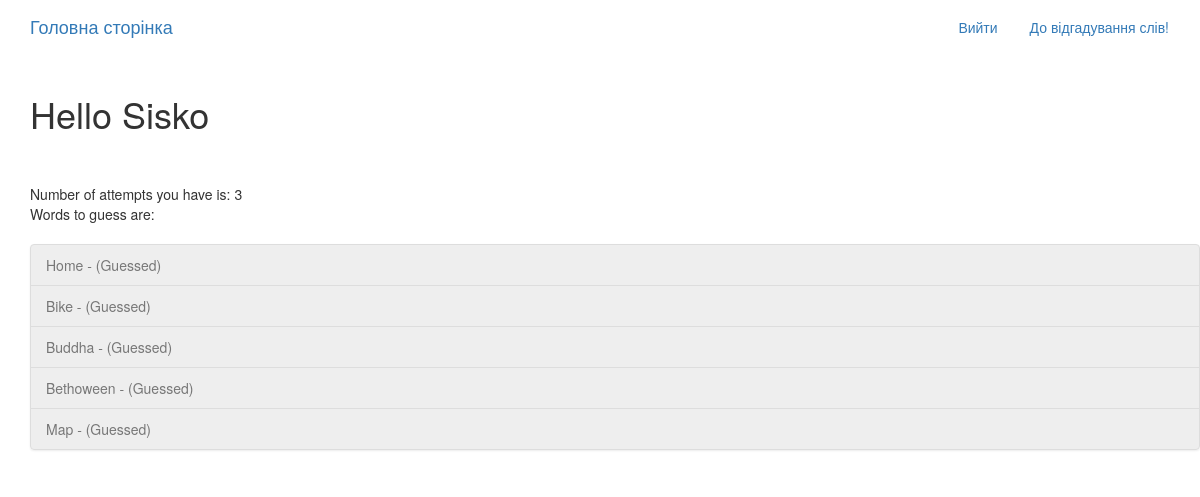
The page /game/user_words/6/ (signed in) on the database as committed earlier.
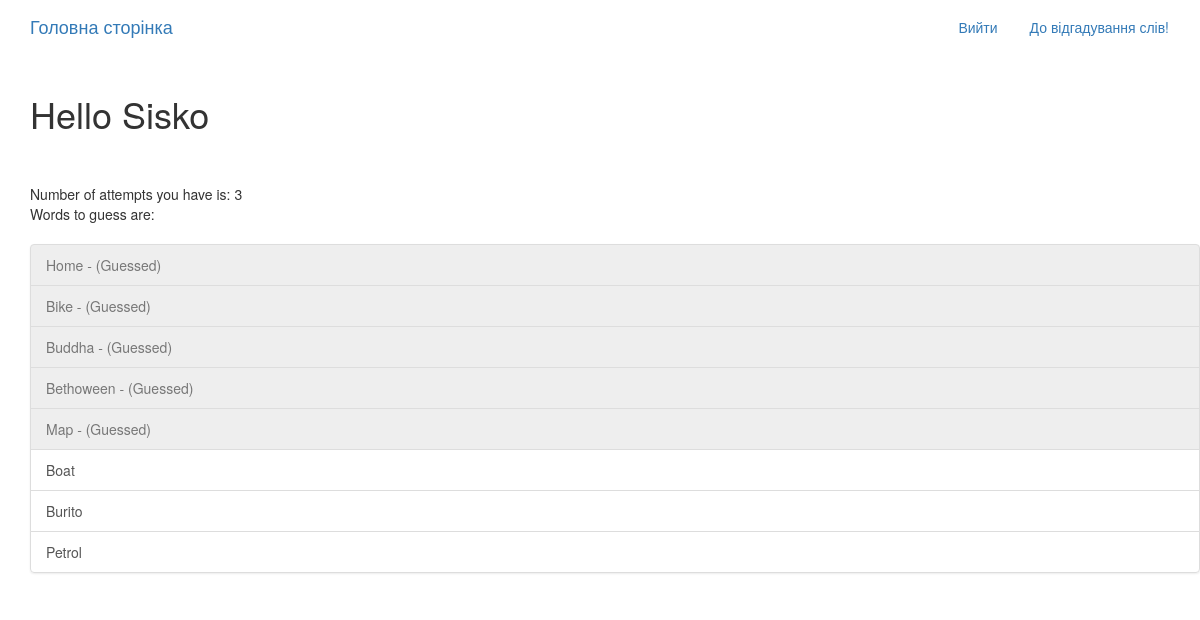
The same page on the database as committed later.
### game_app/models.py (models this page shows, shortened)
class Profile(models.Model):
    user = models.OneToOneField(User, on_delete=models.CASCADE)
    number_of_attempts_to_guess = models.IntegerField(default=3)
    masked_word = models.CharField(max_length=100, blank=True, null=True)
    number_of_letter = models.IntegerField(null=True, blank=True)
    letter = models.CharField(max_length=1, blank=True, null=True)

class Word(models.Model):
    word = models.TextField()
    description = models.TextField()

### game_app/views.py (the view)
# urls.py: path('user_words/<int:pk>/', views.UserWords.as_view(), name='user_profile_detail'),
class UserWords(generic.DetailView):
    model = Profile
    template_name = 'game_app/user_words.html'  # Create an HTML template to display the list of groups
    context_object_name = 'profile'
    def get_context_data(self, **kwargs):
        context = super().get_context_data(**kwargs)
        context['words'] = Word.objects.all()
        user = self.request.user
        context['user'] = user
        guessed_words = []
        for item in user.profile.guessed_words.all():
            item = str(item)
            guessed_words.append(item)
        context['guessed_words'] = guessed_words
        return context

### game_app/models.py (called while the page is built)
    def __str__(self):
        return self.guessed_word

### game_app/templates/game_app/user_words.html
{% extends "base.html" %}
{% block content %}
<div class="container">
  <div class="row">
     <h1>Hello {{ user.username }}</h1>
     <br>
     <br>
     Number of attempts you have is: {{ user.profile.number_of_attempts_to_guess }}
     <br>
     Words to guess are:
     <br>
     <br>
     <ul class="list-group">
     {% for puzzle in words %}
       {% if puzzle.word in guessed_words %}
         <li class="list-group-item list-group-item disabled ">{{puzzle.description}} - (Guessed)</li>
       {% else %}
       <a href="{% url 'game_app:masking-word' puzzle.pk %}" class="list-group-item">{{puzzle.description}}</a>
      {% endif %}
      {% endfor %}
       </ul>
  </div>
</div>
{% endblock %}

### templates/base.html (shortened to what this page needs)
<!DOCTYPE html>
{% load static %}
<html>
  <head>
    <link rel="stylesheet" href="https://maxcdn.bootstrapcdn.com/bootstrap/3.3.7/css/bootstrap.min.css">
    <link rel="stylesheet" href="https://maxcdn.bootstrapcdn.com/bootstrap/3.3.7/css/bootstrap-theme.min.css">
    <link rel="stylesheet" href="{% static 'words_play/css/master.css'%}">
  </head>
  <body>
    <nav class="navbar  mynav" role="navigation" id="navbar">
    			<div class="container">
            <a class="navbar-brand mynav" href="{% url 'home' %}">Головна сторінка</a>
    					<ul class="nav navbar-nav navbar-right">
    						{% if user.is_authenticated %}
                      <li><a href="{% url 'accounts:logout' %}" class="btn btn-simple">Вийти</a></li>
                      <li><a href="{% url 'game_app:user_profile_detail' user.profile.pk %}" class="btn btn-simple">До відгадування слів!</a></li>
    						{% else %}
    						      <li><a href="{% url 'accounts:login' %}" class="btn btn-simple">Авторизуватись</a></li>
    						      <li><a href="{% url 'accounts:signup' %}" class="btn btn-simple">Зареєструватись</a></li>
    						{% endif %}
    					</ul>
    			</div>
    		</nav>
        <div class="container mycontent">
          {% block content %}
          {% endblock %}
        </div>
  </body>
</html>

Rows that differ between the two databases and show on the page:
added Word: description "Boat"
added Word: description "Burito"
added Word: description "Petrol"
